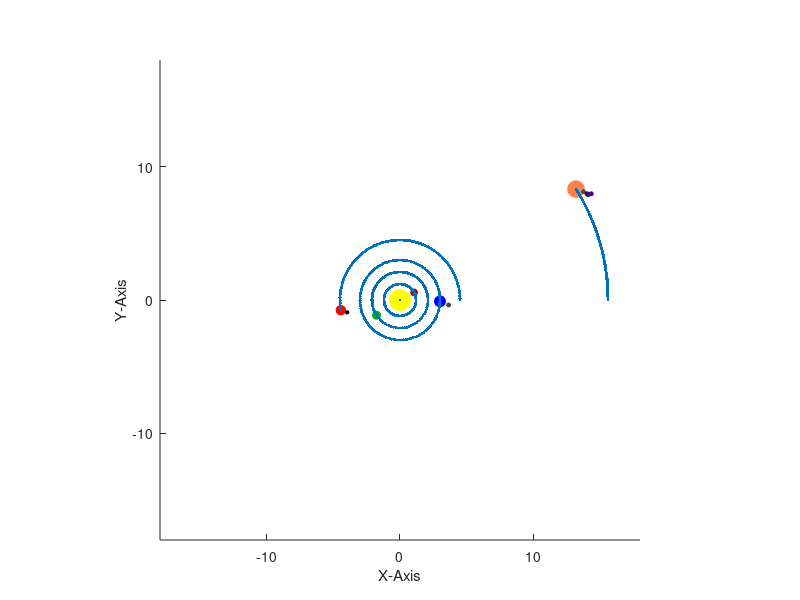

Recreate this plot in MATLAB.
%realistic

%------------preparation-----------------------------------------------------------------------------------------
figure('units','norm','position',[.1 .1 .8 .7],'color',[.9 .9 .9],'name', "Realistic"); %Creating Window
axes('position',[.1 .1 .8 .8],'color',[1 1 1], 'xlim',[-18 18],'ylim',[-18 18]);  %Creating Axis
grid off;                                        %turing on grid in coordinate system
xlabel ("X-Axis");                               %labeling the axis
ylabel ("Y-Axis");                               %labeling the axis
zlabel ("Z-Axis");                               %labeling the axis
axis ('square');                                 %squaring axis
drawnow

%----------------Changeable Variables-----------------------------------------------------------------------------
%-----------------------------------------------------------------------------------------------------------------
n=1;              %Number of Revolutions of earth/number of years shown
i=.05;            %Interval during for-loop
g=0;             %Set to >1 to deactivate lines

%---------------pre-calculations----------------------------------------------------------------------------------
l=n.*2.*pi;     %limit for for-loop


%----------------Preparing the Planets----------------------------------------------------------------------------
%------------w[x] is the angular speed; r[x] is the radius relative to the sun------------------------------------
%----To adapt this system, set ws and rs for the sun to the ones of the desired planet
%------------Drawing Sun------------------------------------------------------------------------------------------
h_Sun=line(0,0,0,'marker','o','markersize',[15],'markerfacecolor','yellow','color','yellow'); %creating the ball
ws=0;               %angular speed
rs=0;               %orbit radius

%------------Drawing Mercure----------------------------------------------------------------------------------------
h_Mercure=line(0,0,0,'marker','o','markersize',[5],'color',[.7 0 0],'markerfacecolor',[.7 0 0]); %creating the ball
wm=4.1;               %angular speed mercure
rm=1.2;               %orbit radius mecure

%------------Drawing Venus----------------------------------------------------------------------------------------
h_Venus=line(0,0,0,'marker','o','markersize',[6],'color',[0 .7 0],'markerfacecolor',[0 .7 0]); %creating the ball
wv=1.6;             %angular speed venus
rv=2.1;               %orbit radius venus

%------------Drawing Earth----------------------------------------------------------------------------------------
h_Earth=line(0,0,0,'marker','o','markersize',[8],'color',[0 0 1],'markerfacecolor',[0 0 1]); %creating the ball
we=1;               %angular speed earth
re=3;               %orbit radius earth

%------------Drawing Moon------------------------------------------------------------------------------------------
h_Moon=line(0,0,0,'marker','o','markersize',[3],'color',[.3 .3 .3],'markerfacecolor',[.3 .3 .3]); %creating the ball
wem=12;             %angular speed Moon
rem=.7;             %orbit radius moon

%------------Drawing Mars------------------------------------------------------------------------------------------
h_Mars=line(0,0,0,'marker','o','markersize',[7],'color',[1 0 0],'markerfacecolor',[1 0 0]); %creating the ball
wma=.53;             %angular speed Mars
rma=4.5;              %orbit radius Mars

%------------Drawing Marsmoom------------------------------------------------------------------------------------------
h_Marsmoon=line(0,0,0,'marker','o','markersize',[2.5],'color',[0 0 0],'markerfacecolor',[0 0 0]); %creating the ball
wmam=10;             %angular speed Marsmoon
rmam=.5;             %orbit radius Marsmoon

%------------Drawing Jupiter------------------------------------------------------------------------------------------
h_Jupiter=line(0,0,'marker','o','markersize',[12],'color',[1 .5 .3],'markerfacecolor',[1 .5 .3]);
wj=.09;              %angular speed jupiter
rj=15.6;              %orbit radius jupiter

%------------Drawing MoonJ1------------------------------------------------------------------------------------------
h_MoonJ1=line(0,0,'marker','o','markersize',[3],'color',[.3 .3 .3],'markerfacecolor',[.3 .3 .3]);
wmj1=10;             %angular speed Moon
rmj1=.6;             %orbit radius moon

%------------Drawing MoonJ2------------------------------------------------------------------------------------------
h_MoonJ2=line(0,0,'marker','o','markersize',[3],'color',[0 .3 .3],'markerfacecolor',[0 .3 .3]);
wmj2=13;             %angular speed Moon
rmj2=1;               %orbit radius moon

%------------Drawing MoonJ3------------------------------------------------------------------------------------------
h_MoonJ3=line(0,0,'marker','o','markersize',[3],'color',[.3 0 .3],'markerfacecolor',[.3 0 .3]);
wmj3=12;             %angular speed Moon
rmj3=.9;             %orbit radius moon

%------------Drawing MoonJ4------------------------------------------------------------------------------------------
h_MoonJ4=line(0,0,'marker','o','markersize',[3],'color',[.3 0 .6],'markerfacecolor',[.3 0 .6]);
wmj4=9;               %angular speed Moon
rmj4=1.2;             %orbit radius moon
 
drawnow
%------------Making planets move------------------------------------------------------------------------------------
%-------------------------------------------------------------------------------------------------------------------
for t=0:i:l                                          %setting up loop for one rotation
  
  %----Sun----
  xs=rs*cos(ws*t);                                   %getting x for sun
  ys=rs*sin(ws*t);                                   %getting y for sun
  set(h_Sun,'xdata',xs,'ydata',ys);                  %putting sun there
  
  %----Mercure----
  xm=rm*cos(wm*t);                                   %getting x for mercure
  ym=rm*sin(wm*t);                                   %getting y for mercure
  set(h_Mercure,'xdata',xm-xs,'ydata',ym-ys);              %putting mercure there
  
  %----Venus----
  xv=rv*cos(wv*t);                                   %getting x for venus
  yv=rv*sin(wv*t);                                   %getting y for venus
  set(h_Venus,'xdata',xv-xs,'ydata',yv-ys);                %putting venus there
  
  %----Earth----
  xe=re*cos(we*t);                                   %getting x for earth
  ye=re*sin(we*t);                                   %getting y for earth
  set(h_Earth,'xdata',xe-xs,'ydata',ye-ys);                %putting earth there

  %----Moon----
  xem=rem*cos(wem*t)+xe;                                %getting x for moon
  yem=rem*sin(wem*t)+ye;                                %getting y for moon
  set(h_Moon,'xdata',xem-xs,'ydata',yem-ys);                  %putting moon there
  
  %----Mars----
  xma=rma*cos(wma*t);                                %getting x for mars
  yma=rma*sin(wma*t);                                %getting y for mars
  set(h_Mars,'xdata',xma-xs,'ydata',yma-ys);               %putting mars there
  
  %----Marsmoon----
  xmam=rmam*cos(wmam*t)+xma;                                %getting x for marsmoon
  ymam=rmam*sin(wmam*t)+yma;                                %getting y for marsmoon
  set(h_Marsmoon,'xdata',xmam-xs,'ydata',ymam-ys);                %putting marsmoon there
  
  %----Jupiter----
  xj=rj*cos(wj*t);                                   %getting x for jupiter
  yj=rj*sin(wj*t);                                   %getting y for jupiter
  set(h_Jupiter,'xdata',xj-xs,'ydata',yj-ys);              %putting jupiter there
  
  %----MoonJ1----
  xmj1=rmj1*cos(wmj1*t)+xj;                                %getting x for jupitermoon
  ymj1=rmj1*sin(wmj1*t)+yj;                                %getting y for jupitermoon
  set(h_MoonJ1,'xdata',xmj1-xs,'ydata',ymj1-ys);                 %putting jupitermoon there
  
  %----MoonJ2----
  xmj2=rmj2*cos(wmj2*t)+xj;                                %getting x for jupitermoon
  ymj2=rmj2*sin(wmj2*t)+yj;                                %getting x for jupitermoon
  set(h_MoonJ2,'xdata',xmj2-xs,'ydata',ymj2-ys);                 %putting jupitermoon there
  
  %----MoonJ3----
  xmj3=rmj3*cos(wmj3*t)+xj;                                %getting x for jupitermoon
  ymj3=rmj3*sin(wmj3*t)+yj;                                %getting x for jupitermoon
  set(h_MoonJ3,'xdata',xmj3-xs,'ydata',ymj3-ys);                 %putting jupitermoon there
  
  %----MoonJ4----
  xmj4=rmj4*cos(wmj4*t)+xj;                                %getting x for jupitermoon
  ymj4=rmj4*sin(wmj4*t)+yj;                                %getting x for jupitermoon
  set(h_MoonJ4,'xdata',xmj4-xs,'ydata',ymj4-ys);        %putting jupitermoon there
  
  drawnow;
  
  if (mod(t,0.5.*i)==g)     %Trails of Planets
    
    line(xs,ys,'marker','.','markersize',[7]);   %Sun
    line(xm-xs,ym-ys,'marker','.','markersize',[7]);   %Mercure
    line(xv-xs,yv-ys,'marker','.','markersize',[7]);   %Venus
    line(xe-xs,ye-ys,'marker','.','markersize',[7]);   %Earth
    line(xma-xs,yma-ys,'marker','.','markersize',[7]);   %Mars
    line(xj-xs,yj-ys,'marker','.','markersize',[7]);   %Jupiter
    
  endif
  
endfor
